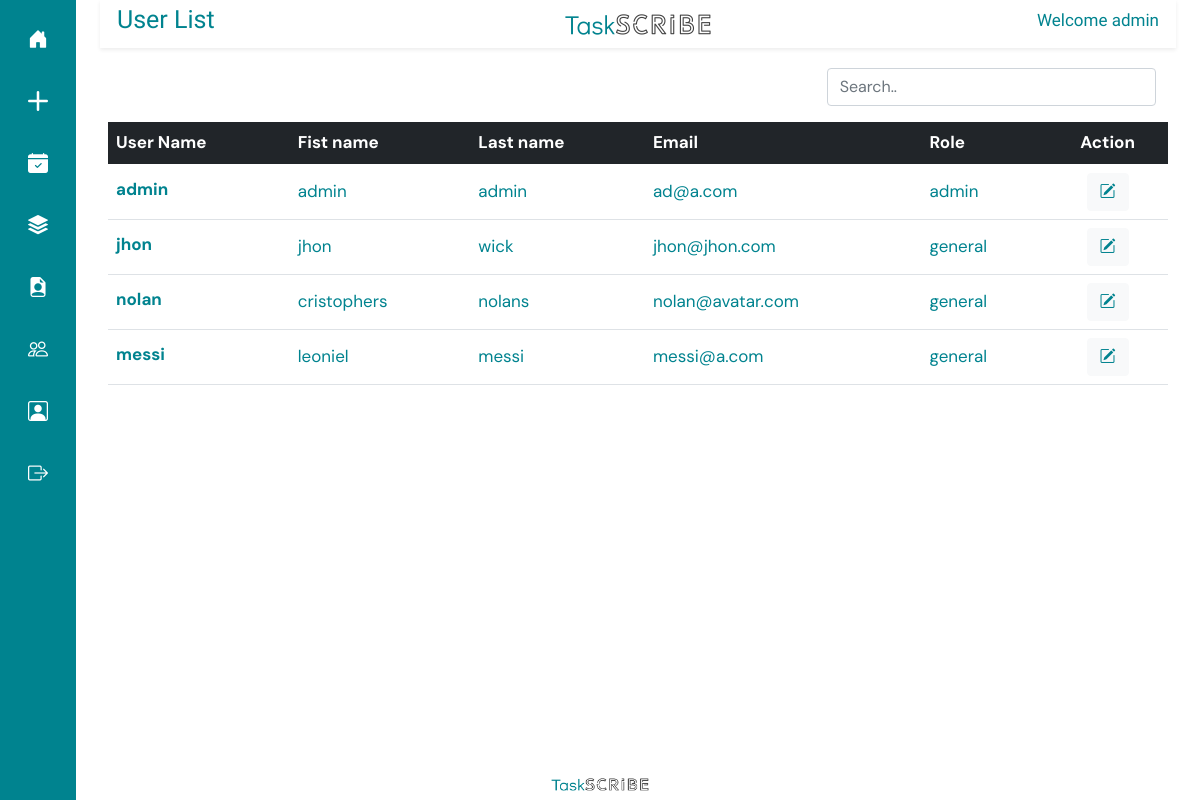
/edit-task/ (signed in), run on an earlier commit of the app's database.
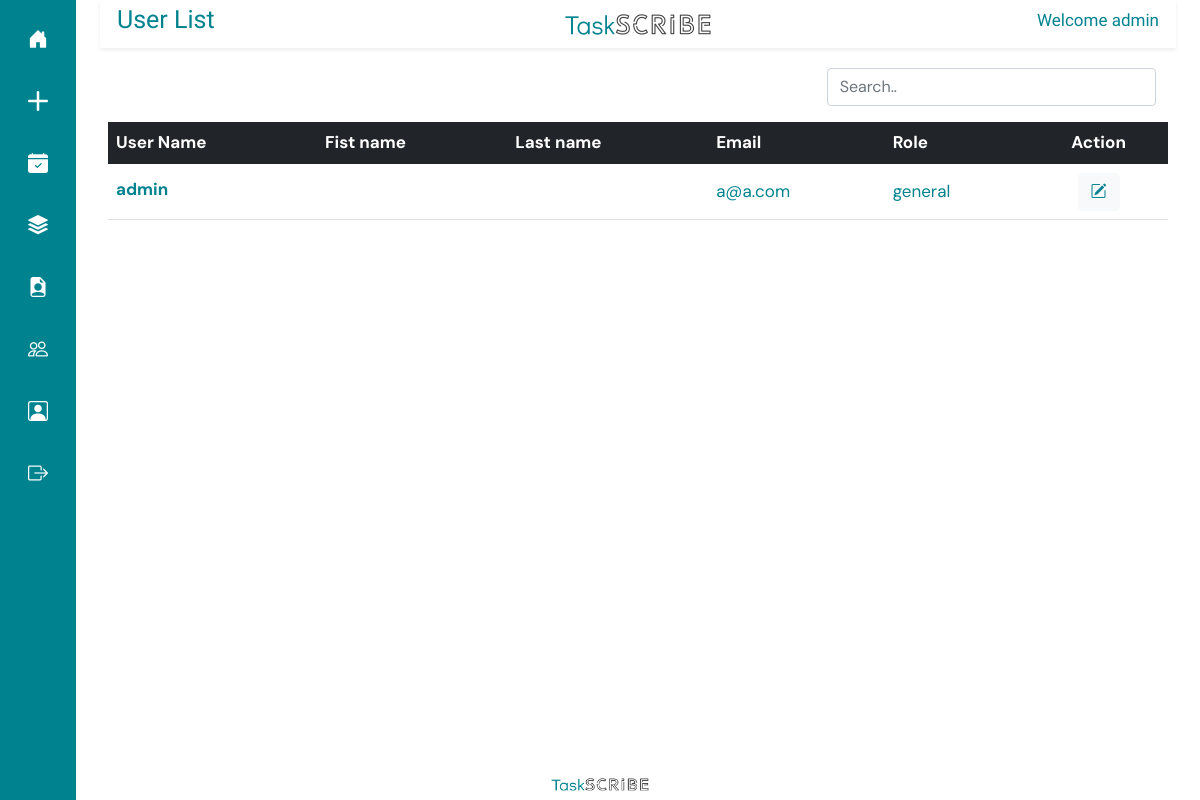
And on a later commit of the database.
### taskapp/models.py (models this page shows)
class CustomUser(AbstractUser):
    ROLE_CHOICES = (
        ('admin', 'Admin'),
        ('general', 'General'),
    )
    role = models.CharField(max_length=10, choices=ROLE_CHOICES, default='general')
    def __str__(self):
        return self.username

### taskapp/views.py (the view)
# urls.py: path('edit-task/', edit_task, name='edit_task')
@login_required(login_url="/login/")
@admin_required
def edit_task(request):
    users = CustomUser.objects.all()
    print(users)
    return render(request, "user_list.html", { "users" : users})

### taskapp/views.py (called while the page is built)
def is_admin(user):
    return user.is_authenticated and user.role == 'admin' or user.is_superuser

### templates/user_list.html (shortened to what this page needs)
{% extends 'base.html' %}
{% load static %}
{% block titlecontent %}
<div class="row shadow-sm align-items-center" style=" margin-top: 0px; padding: 5px;  color: #00838f;">
  <div class="col">
    <h2 style="font-family: Didact Gothic; text-align: left; font-size: 25px;">User List</h2>
  </div>
  <div class="col align-items-center text-center">
    <img src="{% static 'img/logof.png' %}" width="150px" height="25px" alt="">
  </div>
  <div class="col align-items-center">
    <h2  style="font-family: Didact Gothic; text-align: right; font-size: 17px;">Welcome {{ user.username }}</h2>
  </div>
</div>
{% endblock %}
{% block content %}
<div class="row  m-3 p-1" style="padding-bottom: 0px; margin-top: 10px; overflow-x: scroll;">
        <div class="col-8">
        </div>
        <div class="col-4">
          <input type="text-l" class="form-control" id="myInput" placeholder="Search..">
        </div>
    <table id="dtBasicExample" class=" table table-hover align-middle mb-0 p-1 mt-3" style="color: #00838f;">
        <thead class="table-dark">
          <tr style="text-align: left;">
            <th style="text-align: left;">User Name</th>
            <th>Fist name</th>
            <th>Last name</th>
            <th>Email</th>
            <th>Role</th>
            <th style="text-align: center;">Action</th>
          </tr>
        </thead>
        <tbody id="myTable">
        {% for usern in users %}
          <tr style="text-align: left;">
            <td>
                  <p class="fw-bold mb-1">{{ usern.username }}</p>
            </td>
            <td>{{ usern.first_name }}</td>
            <td>{{ usern.last_name}}</td>
            <td>{{ usern.email}}</td>
            <td>{{ usern.role}}</td>
            <td style="text-align: center;">
                <a href="{% url 'edit_user'  user_id=usern.id %}" type="button" class="btn btn-light" style="color: #00838f;"><i class="bi bi-pencil-square"></i></button></a>
            </td>
          </tr>
        {% endfor %}
        </tbody>
      </table>
    </div>
</div>
{% endblock%}

What changed in the data, as far as the page shows it:
removed CustomUser: username "jhon", first_name "jhon", last_name "wick", email "jhon@jhon.com", role "general"
removed CustomUser: username "nolan", first_name "cristophers", last_name "nolans", email "nolan@avatar.com", role "general"
removed CustomUser: username "messi", first_name "leoniel", last_name "messi", email "messi@a.com", role "general"
changed CustomUser "admin": email "ad@a.com" → "a@a.com"; role "admin" → "general"; first_name "admin" → (not shown); last_name "admin" → (not shown)
